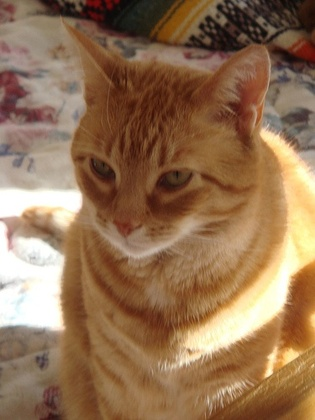
%> input picture lib/mexopencv-2.4.11/test/cat.jpg, 315 x 420 px, shrunk from 375 x 500 before the run
$ octave --eval "result = apply(imread('../../mexopencv-2.4.11/test/cat.jpg'));"   (GNU Octave 9; MATLAB toolbox functions it lacks are replaced by stand-ins)
%> lines starting %> are read from the running program, lines starting %| are printed output that depends on the picture
function output = apply(input)
%APPLY Apply MR8 filterbanks to an image.

  input_size = size(input);
%> input_size = [420 315 3]
  if numel(input_size)>2, input = rgb2gray(input); end
%> after `input = rgb2gray(input)`:
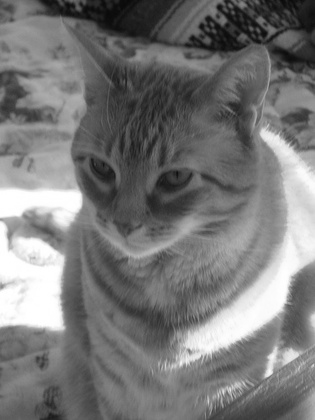
%> input: size 420x315 uint8; min 9, max 255, mean 119.6
  padded_input = padarray(input, [25, 25], 'replicate');
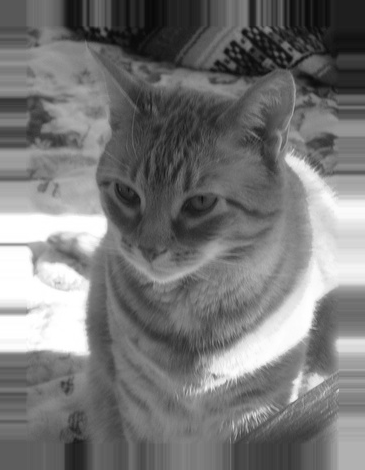
%> padded_input: size 470x365 uint8; min 9, max 255, mean 118.9
%> (the run ends here)

$ run again, on lib/mexopencv-2.4.11/test/left01.jpg
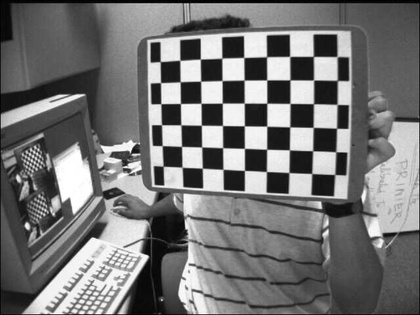
%> input picture lib/mexopencv-2.4.11/test/left01.jpg, 420 x 315 px, shrunk from 640 x 480 before the run
%> in apply, `padded_input = padarray(input, [25, 25], 'replicate');`:
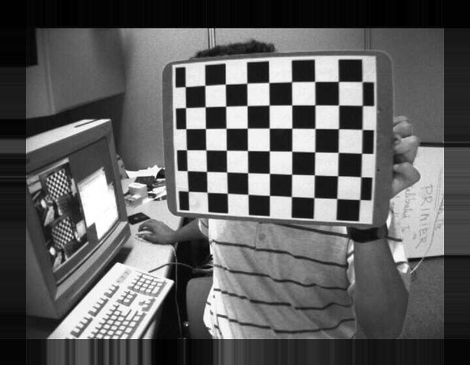
%> padded_input: size 365x470 uint8; min 0, max 255, mean 95.4

$ run again, on lib/mexopencv-2.4.11/test/left02.jpg
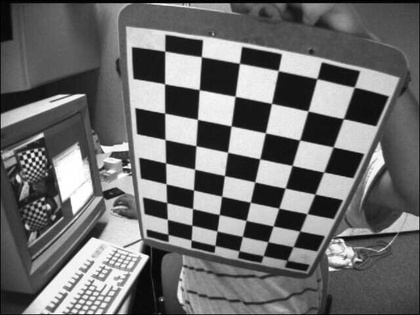
%> input picture lib/mexopencv-2.4.11/test/left02.jpg, 420 x 315 px, shrunk from 640 x 480 before the run
%> in apply, `padded_input = padarray(input, [25, 25], 'replicate');`:
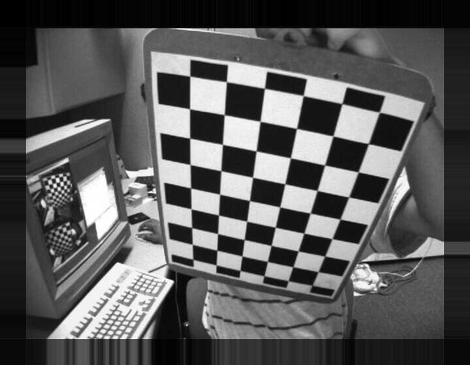
%> padded_input: size 365x470 uint8; min 0, max 255, mean 89

$ run again, on lib/mexopencv-2.4.11/test/left03.jpg
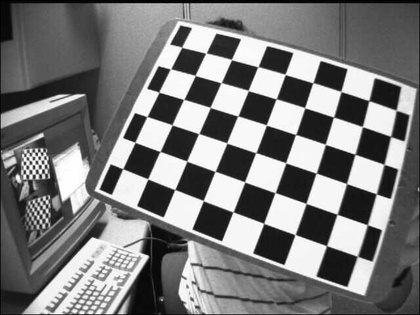
%> input picture lib/mexopencv-2.4.11/test/left03.jpg, 420 x 315 px, shrunk from 640 x 480 before the run
%> in apply, `padded_input = padarray(input, [25, 25], 'replicate');`:
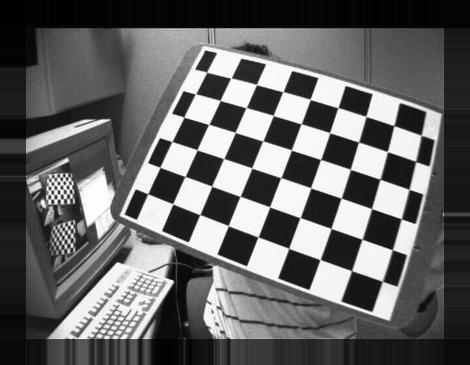
%> padded_input: size 365x470 uint8; min 0, max 255, mean 99.7
